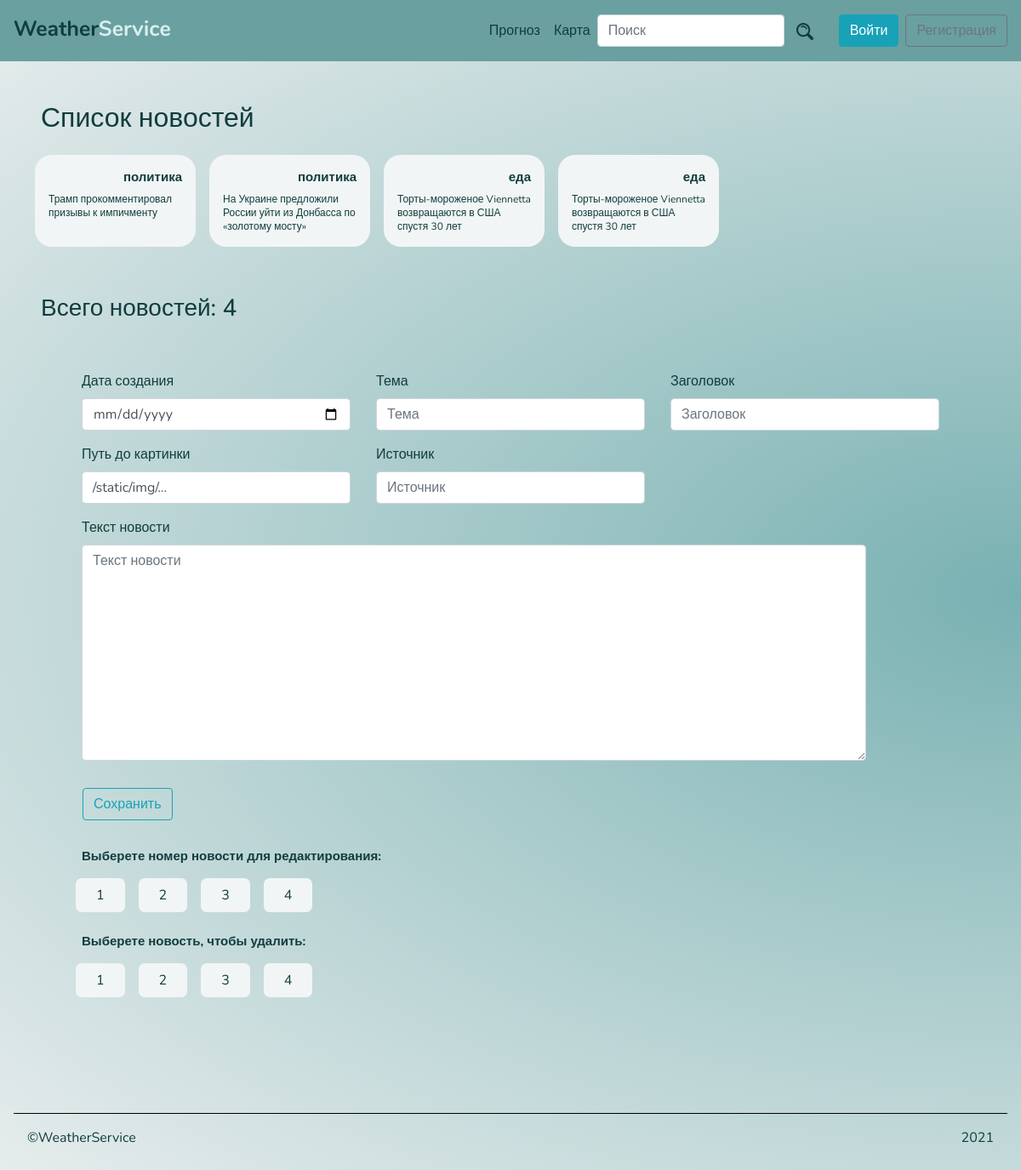
Page /advertices/ on the committed database.
### weatherService/apps/articles/models.py (models this page shows, shortened)
class New (models.Model):
    date = models.DateField('Date')
    subject = models.CharField('Subject of the News', max_length=100)
    heading = models.TextField('Heading')
    picture = models.CharField('Way to the picture', max_length=100)
    description = models.TextField('Description')
    source = models.CharField('Source', max_length=100)

### weatherService/apps/articles/views.py (the view)
# urls.py: path('', views.adv, name = 'adv'),
def adv(request):
    news_list = New.objects.all()
    news_count = New.objects.count()
    message_success = ''
    form = NewsForm(request.POST)
    if form.is_valid():
        form.save()
        message_success = 'Запись успешно добавлена!'
    return render(
        request,
        'weather/news.html',
        {
            'news_list' : news_list,
            'news_count' : news_count,
            'form' : form,
            'message_success' : message_success,
        }
    )

### weatherService/templates/weather/news.html (shortened to what this page needs)
{% extends 'base.html' %}
{% load static %}
{% block content %}
<div class="container-fluid p-5">
    <h2 class="mb-3">Список новостей</h2>
    <div class="row">
        {% if news_list %}
            {% for new in news_list %}
                <div class="m-2 container-20 col-5 col-md-3 col-lg-2 p-3">
                    <div class="">
                      <h4 class="text-right">{{ new.subject }}</h4>
                      <p class="ms-text m-0">{{ new.heading }}</p>
                    </div>
                </div>
            {% endfor %}
        {% endif %}
      </div>
      <h3 class="mt-5">Всего новостей: {{ news_count }}</h3>
      <form method="POST" class="row p-3 p-sm-5">
        <div class="col-12 col-md-4 form-group">
          <label for="date">Дата создания</label>
          {{ form.date }}
        </div>
        <div class="col-12 col-md-4 form-group">
          <label for="subject">Тема</label>
          {{ form.subject }}
        </div>
        <div class="col-12 col-md-4 form-group">
            <label for="heading">Заголовок</label>
            {{ form.heading }}
          </div>
        <div class="col-12 col-md-4 form-group">
            <label for="way">Путь до картинки</label>
            {{ form.picture }}
          </div>
        <div class="col-12 col-md-4 form-group">
            <label for="source">Источник</label>
            {{ form.source }}
        </div>
        <div class="col-12 col-md-11 form-group">
                <label for="description">Текст новости </label>
                {{ form.description }}
        </div>
        <button type="submit" class="btn btn-outline-info m-3">Сохранить</button> <br>
        <h4 class="col-12 mt-3">Выберете номер новости для редактирования:</h4>
        <div class="d-flex flex-wrap">
            {% if news_list %}
            {% for new in news_list %}
              <div class="container-7 px-4 py-2 m-2">
                  <a href="{% url 'advertices:news-update' new.id %}" class="text-darkBlue">{{ new.id }}</a>
              </div>
              {% endfor %}
            {% endif %}
          </div>
          <h4 class="col-12 mt-3">Выберете новость, чтобы удалить:</h4>
          <div class="d-flex flex-wrap">
            {% if news_list %}
            {% for new in news_list %}
            <div class="container-7 px-4 py-2 m-2">
                <a href="{% url 'advertices:news-delete' new.id %}" class="text-darkBlue ">{{ new.id }}</a>
            </div>
              {% endfor %}
            {% endif %}
          </div>
      </form>
  </div>
{% endblock %}

### weatherService/static/css/style.css (style rules this page uses)
body { font-family: 'Nunito', sans-serif !important; color: #113D3E !important; }
.text-darkBlue { color: #113D3E !important; }
.ms-text { font-style: normal; font-weight: normal; font-size: 12px; line-height: 16px; }
h4 { font-style: normal !important; font-weight: bold !important; font-size: 15px !important; line-height: 20px !important; }
.bg-main { background: radial-gradient(at right, #79B1B2, #E8EDED); }
.container-20 { height: auto; background-color: #F2F5F5; border-radius: 20px; }
.container-7 { height: auto !important; background-color: #F2F5F5 !important; border-radius: 7px !important; }

### rows in the picture
New: subject "политика", heading "Трамп прокомментировал призывы к импичменту", id "1"
New: subject "политика", heading "На Украине предложили России уйти из Донбасса по «золотому мосту»", id "2"
New: subject "еда", heading "Торты-мороженое Viennetta возвращаются в США спустя 30 лет", id "3"
New: subject "еда", heading "Торты-мороженое Viennetta возвращаются в США спустя 30 лет", id "4"

### other values in the picture
{{ news_count }} "4"
